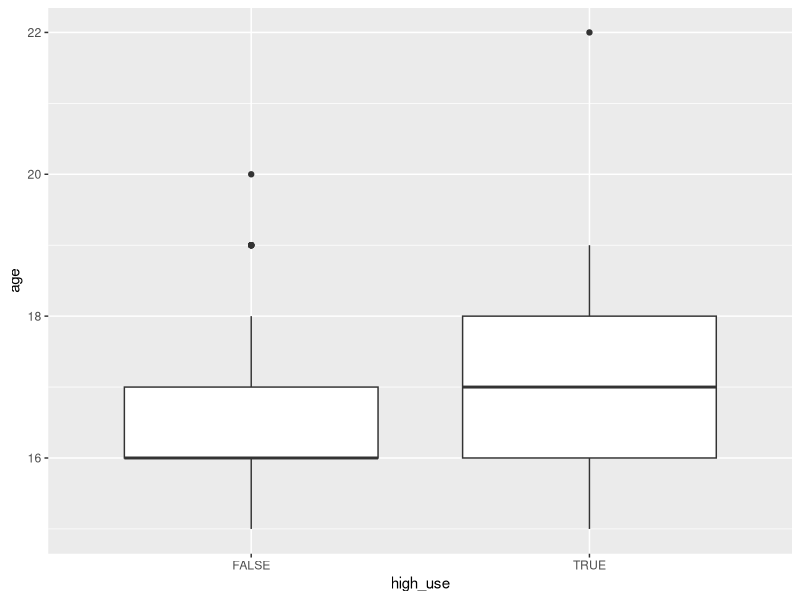
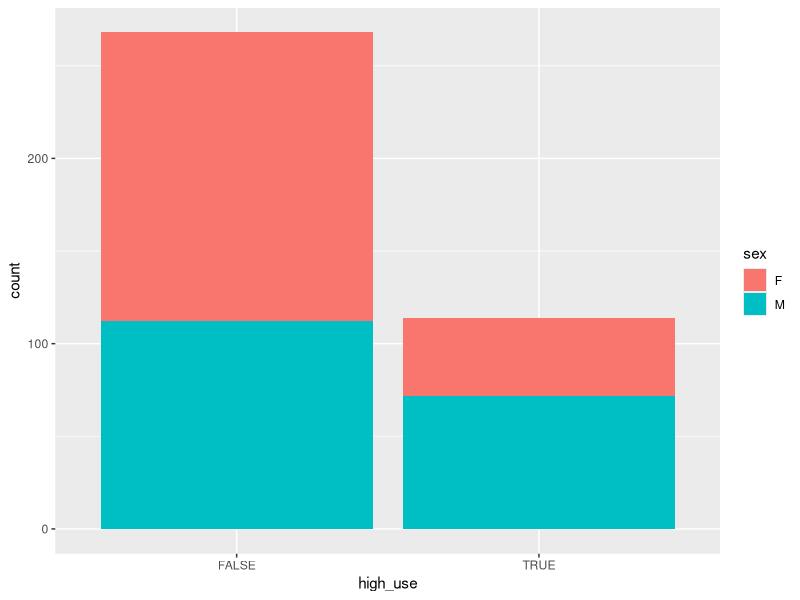
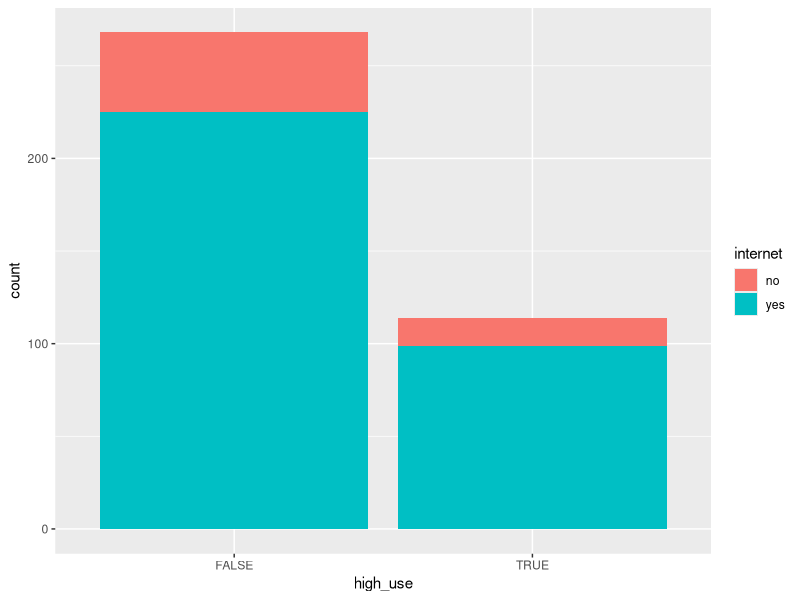
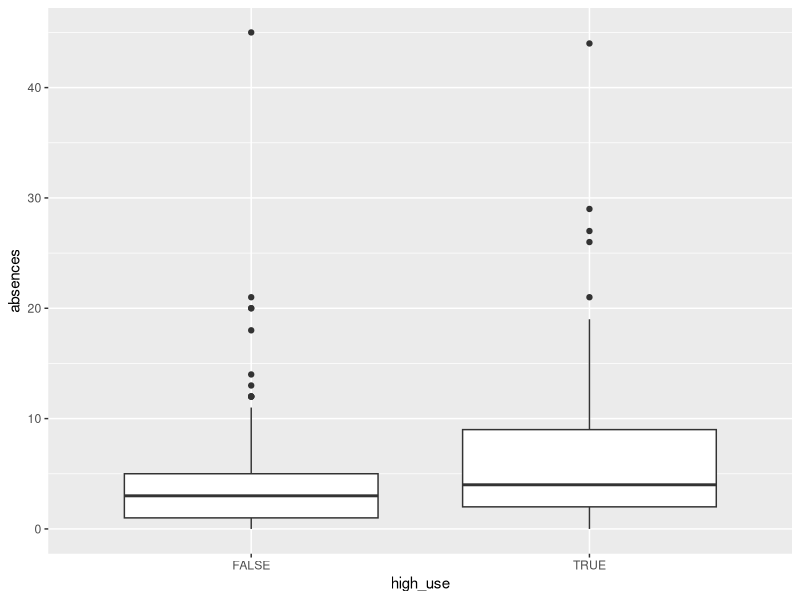
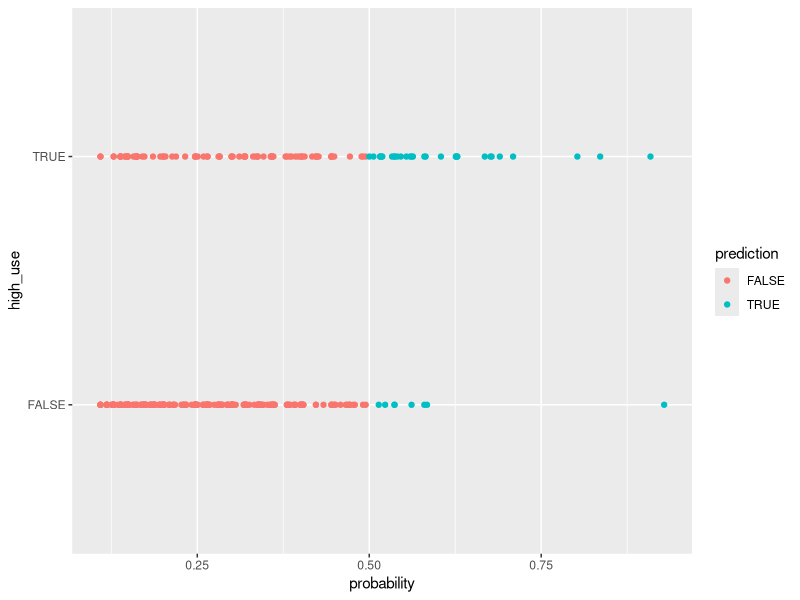

Write the R code that produced these figures, in order.
## ---- chunk 1
library(dplyr)
joined_data<-read.table("Joined student alcohol consumption data.txt", header=T)
dim(joined_data)
glimpse(joined_data)
## ---- chunk 2
joined_data %>% group_by(sex) %>% summarise(count = n())
joined_data %>% group_by(age) %>% summarise(count = n())
joined_data %>% group_by(internet) %>% summarise(count = n())
joined_data %>% group_by(absences) %>% summarise(count = n())
## ---- chunk 3
library(ggplot2)
g1 <- ggplot(joined_data, aes(x = high_use, y = age))
g1 + geom_boxplot() + ylab("age")
## ---- chunk 4
library(ggplot2)
g1 <- ggplot(joined_data, aes(high_use))
g1 + geom_bar(aes(fill=sex)) 
## ---- chunk 5
library(ggplot2)
g1 <- ggplot(joined_data, aes(high_use))
g1 + geom_bar(aes(fill=internet)) 
## ---- chunk 6
library(ggplot2)
g1 <- ggplot(joined_data, aes(x = high_use, y = absences))
g1 + geom_boxplot() + ylab("absences")
## ---- chunk 7
m <- glm(high_use ~ age + sex + internet + absences, data = joined_data, family = "binomial")
summary(m)
coef(m)
## ---- chunk 8
OR <- coef(m) %>% exp
CI <- confint(m) %>% exp
cbind(OR, CI)
## ---- chunk 9
library(dplyr)
m <- glm(high_use ~ age + sex + internet + absences, data = joined_data, family = "binomial")
probabilities <- predict(m, type = "response")
joined_data <- mutate(joined_data, probability = probabilities)
joined_data <- mutate(joined_data, prediction = probability > 0.5)
select(joined_data, age, internet, absences, sex, high_use, probability, prediction) %>% tail(10)
table(high_use = joined_data$high_use, prediction = joined_data$prediction)
## ---- chunk 10
library(dplyr)
library(ggplot2)
g <- ggplot(joined_data, aes(x = probability, y = high_use, col = prediction))
g + geom_point()
table(high_use = joined_data$high_use, prediction = joined_data$prediction) %>% prop.table %>% addmargins
## ---- chunk 11
loss_func <- function(class, prob) {
  n_wrong <- abs(class - prob) > 0.5
  mean(n_wrong)
}
loss_func(class = joined_data$high_use, prob = 0)

## ---- chunk 12
library(boot)
cv <- cv.glm(data = joined_data, cost = loss_func, glmfit = m, K = 10)
cv$delta[1]
